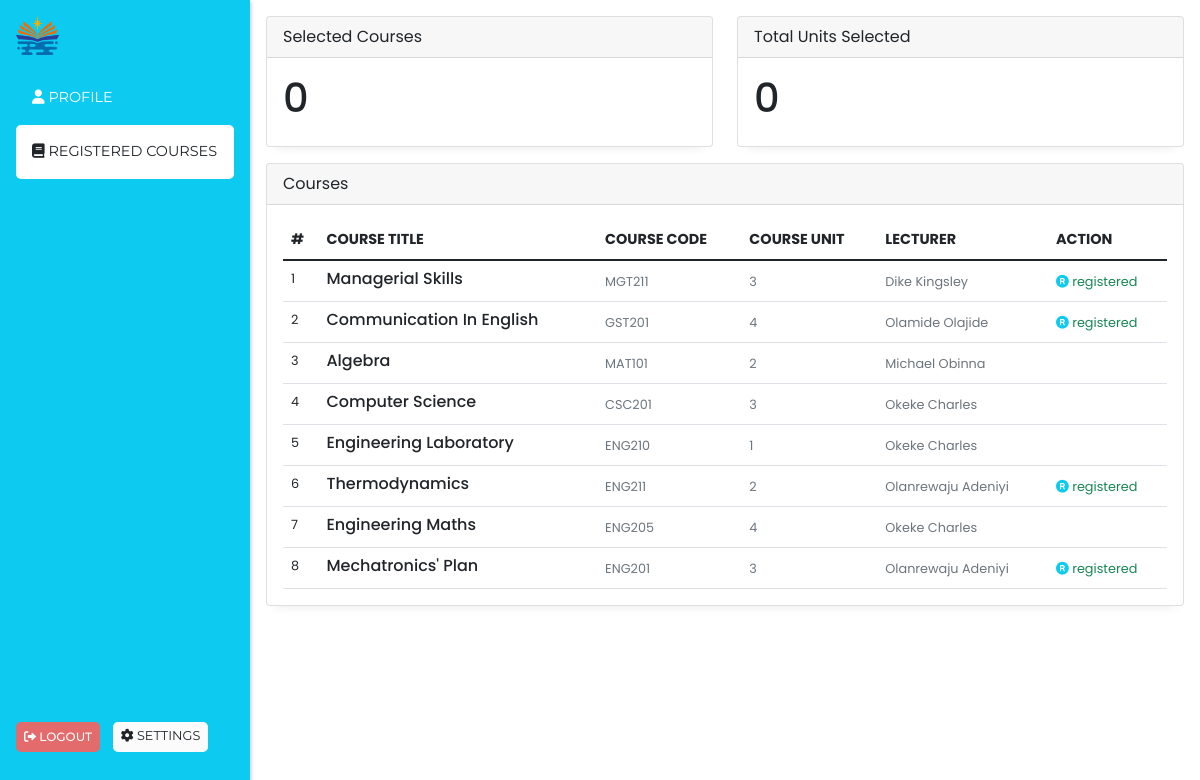
The app's page /available_courses (signed in) with its own data.
### models/courses.py (models this page shows, shortened)
class Course(db.Model, UserMixin):
    __tablename__ = "courses"
    id = db.Column(db.String(50), default=hexid, primary_key=True, index=True)
    course_title = db.Column(db.String(100), nullable=False)
    course_code = db.Column(db.String(80), unique=True, nullable=False)
    year = db.Column(db.Integer, nullable=False, default=datetime.now().year)
    course_unit = db.Column(db.Integer, nullable=False)
    created_at = db.Column(db.DateTime, nullable=False, default=datetime.now)
    teacher_id = db.Column(db.String(50), db.ForeignKey("admin.id"))
    registered_courses = db.relationship(
        "CourseRegistered", backref="course", lazy=True, cascade="all, delete"
    )
    student_registered = db.relationship(
        "CourseRegistered",
        viewonly=True,
        overlaps="course,registered_courses",
        backref="student_",
    )

### endpoints/student.py (the view, shortened to what this page needs)
@student.route("/available_courses", methods=["GET"])
@login_required
@student_required
def available_courses():
    alert = session.pop("alert", None)
    bg_color = session.pop("bg_color", None)
    course_id = request.args.get("course_id")
    remove_id = request.args.get("remove_id")
    remove_all = request.args.get("remove_all")
    register = request.args.get("register")
    if remove_all:
        session[f"{current_user.id}"] = []
    courses = Course.query.order_by(desc(Course.created_at)).all()
    obj_from_session_list = session.get(f"{current_user.id}", [])
    courses_list = [
        {
            "id": course.id,
            "course_title": course.course_title.title(),
            "course_code": course.course_code,
            "course_unit": course.course_unit,
            "lecturer": f"{course.lecturer.last_name} {course.lecturer.first_name}",
            "registered": True if course.registered_courses else False,
            "selected": True if course.id in [course_obj["id"] for course_obj in obj_from_session_list] else False,
        }
        for course in courses
    ]
    total_items = len(obj_from_session_list)
    total_registered_courses = len(current_user.registered_courses)
    total_units = sum(
        [course_obj["course_unit"] for course_obj in obj_from_session_list]
    )
    return render_template(
        "student_templates/available_courses.html",
        registered_courses=True,
        alert=alert,
        bg_color=bg_color,
        courses=courses_list,
        selected_courses=obj_from_session_list,
        total_items=total_items,
        total_units=total_units,
        total_registered_courses=total_registered_courses
    )

### app_config.py (called while the page is built)
def create_app(config=config_object["development"]):
    app = Flask(__name__)
    app.config.from_object(config)
    cors.init_app(app)
    login_manager.init_app(app)
    db.init_app(app)
    migrate.init_app(app, db)
    @login_manager.user_loader
    def load_user(user_id):
        logged_user = Admin.query.get(user_id)
        if not logged_user:
            logged_user = Student.query.get(user_id)
        return logged_user
    @login_manager.unauthorized_handler
    def unauthorized():
        session["alert"] = "Please login to access this page"
        session["bg_color"] = "danger"
        return redirect(url_for("school.login"))
    @app.errorhandler(404)
    def page_not_found(e):
        return render_template("404.html")
    app.register_blueprint(admin_blueprint)
    app.register_blueprint(school_blueprint)
    app.register_blueprint(student_blueprint)
    return app

### templates/student_templates/available_courses.html (shortened to what this page needs)
{% extends 'student_templates/student_layout.html' %}
{% block content %}
<div class="row">
    <div class="col-md-6 d-md-block">
        <div class="card">
            <div class="card-header">
                Selected Courses
            </div>
            <div class="card-body">
                <h1>{{total_items}}</h1>
            </div>
        </div>
    </div>
    <div class="col-md-6 d-md-block">
        <div class="card">
            <div class="card-header">
                Total Units Selected
            </div>
            <div class="card-body">
                <h1>{{total_units}}</h1>
            </div>
        </div>
    </div>
</div>
<div class="row mt-3">
    <div class="col-md-12">
        <div class="card">
            <div class="card-header">
                <span>Courses</span>
            </div>
            <div class="card-body">
                <div class="row">
                    <div class="col-md-12">
                        <div class="table-responsive">
                            <table class="table no-wrap user-table mb-0">
                                <thead>
                                    <tr>
                                        <th scope="col" class="border-0 text-uppercase font-medium pl-4" style="font-size: .9rem;">#</th>
                                        <th scope="col" class="border-0 text-uppercase font-medium" style="font-size: .9rem;">Course Title</th>
                                        <th scope="col" class="border-0 text-uppercase font-medium" style="font-size: .9rem;">Course Code</th>
                                        <th scope="col" class="border-0 text-uppercase font-medium" style="font-size: .9rem;">Course Unit</th>
                                        <th scope="col" class="border-0 text-uppercase font-medium" style="font-size: .9rem;">Lecturer</th>
                                        <th scope="col" class="border-0 text-uppercase font-medium" style="font-size: .9rem;">Action</th>
                                    </tr>
                                </thead>
                                <tbody>
                                    {% for course in courses %}
                                    <tr>
                                        <td class="pl-4" style="font-size: .8rem;">{{loop.index}}</td>
                                        <td>
                                            <h5 class="font-medium mb-0" style="font-size: 1rem;">{{course.course_title}}</h5>
                                        </td>
                                        <td>
                                            <span class="text-muted" style="font-size: .8rem;">{{course.course_code}}</span>
                                        </td>
                                        <td>
                                            <span class="text-muted" style="font-size: .8rem;">{{course.course_unit}}</span>
                                        </td>
                                        <td>
                                            <span class="text-muted" style="font-size: .8rem;">{{course.lecturer}}</span>
                                        </td>
                                        {% if course.registered %}
                                        <td>
                                            <span class="text-success" style="font-size: .8rem;"><i class="fa-solid fa-registered text-info"></i> registered</span>
                                        </td>
                                        {% elif course.selected %}
                                        <td>
                                            <span class="text-info" style="font-size: .8rem;"><i class="fas fa-check text-success"></i> selected</span>
                                        </td>
                                        {% else %}
                                        <td>
                                        </td>
                                        {% endif %}
                                    </tr>
                                    {% endfor %}
                                </tbody>
                            </table>
                        </div>
                    </div>
                </div>
                </div>
            </div>
        </div>
    </div>
</div>
{% endblock content %}

### templates/student_templates/student_layout.html (style rules this page uses)
* { margin: 0; padding: 0; box-sizing: border-box; font-family: 'Poppins', sans-serif; }

### templates/student_templates/available_courses.html (style rules this page uses)
.card { box-shadow: rgba(33, 35, 38, 0.1) 0px 10px 10px -10px; }

### records on screen
Course: course_title "Managerial Skills", course_code "MGT211", course_unit "3", lecturer "Dike Kingsley", shows "registered"
Course: course_title "Communication In English", course_code "GST201", course_unit "4", lecturer "Olamide Olajide", shows "registered"
Course: course_title "Algebra", course_code "MAT101", course_unit "2", lecturer "Michael Obinna"
Course: course_title "Computer Science", course_code "CSC201", course_unit "3", lecturer "Okeke Charles"
Course: course_title "Engineering Laboratory", course_code "ENG210", course_unit "1", lecturer "Okeke Charles"
Course: course_title "Thermodynamics", course_code "ENG211", course_unit "2", lecturer "Olanrewaju Adeniyi", shows "registered"
Course: course_title "Engineering Maths", course_code "ENG205", course_unit "4", lecturer "Okeke Charles"
Course: course_title "Mechatronics' Plan", course_code "ENG201", course_unit "3", lecturer "Olanrewaju Adeniyi", shows "registered"

### other values on screen
{{ total_items }} "0"
{{ total_units }} "0"
